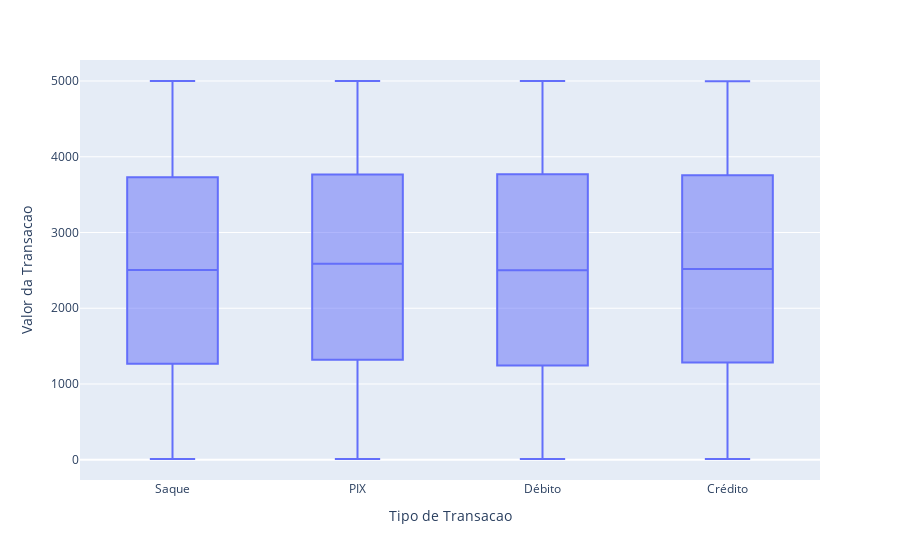

Notebook source saved alongside this figure:
### Code cell
# Outliers
px.box(df_transacoes, x='Tipo de Transacao', y='Valor da Transacao')
# Dar um foco na mediana

### Figure 1 — Plotly figure (JSON) as saved in the notebook; plotly's stock layout.template omitted (floating-point values rounded to 4 significant figures; data arrays with more than 128 entries replaced by an {"elided": "..."} marker saying what was removed)
{"data": [{"alignmentgroup": "True", "hovertemplate": "Tipo de Transacao=%{x}<br>Valor da Transacao=%{y}<extra></extra>", "legendgroup": "", "marker": {"color": "#636efa"}, "name": "", "notched": false, "offsetgroup": "", "orientation": "v", "showlegend": false, "type": "box", "x": {"elided": "13000 str values"}, "x0": " ", "xaxis": "x", "y": {"elided": "13000 float values"}, "y0": " ", "yaxis": "y"}], "layout": {"boxmode": "group", "legend": {"tracegroupgap": 0}, "margin": {"t": 60}, "xaxis": {"anchor": "y", "domain": [0, 1], "title": {"text": "Tipo de Transacao"}}, "yaxis": {"anchor": "x", "domain": [0, 1], "title": {"text": "Valor da Transacao"}}}}
